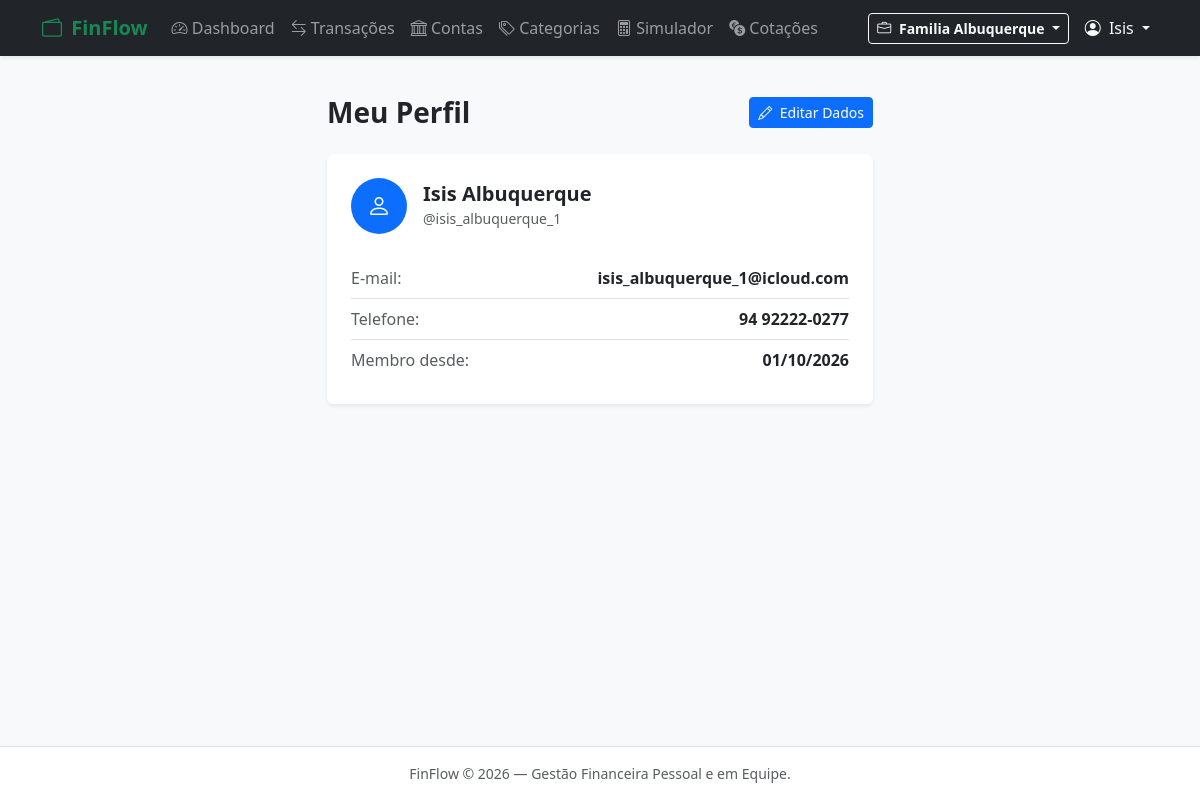
/usuarios/perfil/ (signed in), run on the app's committed database.
### users/models.py (models this page shows, shortened)
class Workspace (models.Model):
    name = models.CharField(max_length=100)
    holder = models.ForeignKey(Profile, on_delete=models.CASCADE, related_name='workspaces')
    created_at = models.DateTimeField(auto_now_add=True)
    class Meta:
        verbose_name = "Espaço de trabalho"
        verbose_name_plural = "Espaços de trabalho"
        ordering = ["name"]

class Profile(models.Model):
    id = models.UUIDField(primary_key=True, default=uuid.uuid4, editable=False)
    user = models.OneToOneField(User, on_delete=models.CASCADE)
    telephone = models.CharField(max_length=30, blank=True)
    class Meta:
        verbose_name = "Pefil"
        verbose_name_plural = "Perfis"
        ordering = ["user__first_name"]

### users/views.py (the view)
# urls.py: path('perfil/', views.ProfileDetailView.as_view(), name='profile'),
class ProfileDetailView(LoginRequiredMixin, DetailView):
    model = Profile
    template_name = "users/profile.html"
    context_object_name = "profile"
    def get_object(self):
        profile, _ = Profile.objects.get_or_create(user=self.request.user)
        return profile

### users/context_processors.py (called while the page is built)
def active_workspace_processor(request):
    if not request.user.is_authenticated or not hasattr(request.user, 'profile'):
        return {
            'active_workspace': None,
            'user_workspaces': [],
        }
    active_ws = get_active_workspace(request)
    memberships = WorkspaceMember.objects.filter(
        profile=request.user.profile
    ).select_related('workspace')
    user_workspaces = [member.workspace for member in memberships]
    return {
        'active_workspace': active_ws,
        'user_workspaces': user_workspaces,
    }

### users/utils.py (called while the page is built, shortened)
def get_active_workspace(request):
    if not request.user.is_authenticated:
        return None
    profile = getattr(request.user, 'profile', None)
    if not profile:
        return None
    workspace_id = request.session.get('active_workspace_id')
    if workspace_id:
        workspace = Workspace.objects.filter(
            id=workspace_id,
            members__profile=profile
        ).first()
        if workspace:
            return workspace

### templates/users/profile.html (shortened to what this page needs)
{% extends "base.html" %}
{% block content %}
<div class="row justify-content-center">
  <div class="col-12 col-md-8 col-lg-6">
    <div class="d-flex justify-content-between align-items-center mb-4">
      <h1 class="h3 fw-bold mb-0">Meu Perfil</h1>
      <a href="{% url 'users:profile_edit' %}" class="btn btn-primary btn-sm">
        <i class="bi bi-pencil me-1"></i> Editar Dados
      </a>
    </div>
    <div class="card shadow-sm border-0">
      <div class="card-body p-4">
        <div class="d-flex align-items-center mb-4">
          <div class="bg-primary text-white rounded-circle d-flex align-items-center justify-content-center me-3" style="width: 56px; height: 56px; font-size: 1.5rem;">
            <i class="bi bi-person"></i>
          </div>
          <div>
            <h5 class="fw-bold mb-0">{{ profile.user.get_full_name|default:profile.user.username }}</h5>
            <span class="text-muted small">@{{ profile.user.username }}</span>
          </div>
        </div>
        <ul class="list-group list-group-flush">
          <li class="list-group-item d-flex justify-content-between px-0">
            <span class="text-muted">E-mail:</span>
            <span class="fw-semibold">{{ profile.user.email|default:"Não informado" }}</span>
          </li>
          <li class="list-group-item d-flex justify-content-between px-0">
            <span class="text-muted">Telefone:</span>
            <span class="fw-semibold">{{ profile.telephone|default:"Não informado" }}</span>
          </li>
          <li class="list-group-item d-flex justify-content-between px-0">
            <span class="text-muted">Membro desde:</span>
            <span class="fw-semibold">{{ profile.user.date_joined|date:"d/m/Y" }}</span>
          </li>
        </ul>
      </div>
    </div>
  </div>
</div>
{% endblock %}

### templates/base.html (shortened to what this page needs)
<!doctype html>
<html lang="pt-br">
  <head>
    <link
      href="https://cdn.jsdelivr.net/npm/bootstrap@5.3.3/dist/css/bootstrap.min.css"
      rel="stylesheet"
    />
    <link
      href="https://cdn.jsdelivr.net/npm/bootstrap-icons@1.11.3/font/bootstrap-icons.min.css"
      rel="stylesheet"
    />
  </head>
  <body class="bg-light d-flex flex-column min-vh-100">
    <nav class="navbar navbar-expand-lg navbar-dark bg-dark shadow-sm">
      <div class="container">
        <a
          class="navbar-brand fw-bold text-success"
          href="{% if user.is_authenticated %}{% url 'finances:dashboard' %}{% else %}/{% endif %}"
        >
          <i class="bi bi-wallet2 me-1"></i> FinFlow
        </a>
        <div class="collapse navbar-collapse" id="navbarNav">
          <ul class="navbar-nav me-auto">
            {% if user.is_authenticated %}
            <li class="nav-item">
              <a class="nav-link" href="{% url 'finances:dashboard' %}"
                ><i class="bi bi-speedometer2"></i> Dashboard</a
              >
            </li>
            <li class="nav-item">
              <a class="nav-link" href="{% url 'finances:transaction_list' %}"
                ><i class="bi bi-arrow-left-right"></i> Transações</a
              >
            </li>
            <li class="nav-item">
              <a class="nav-link" href="{% url 'finances:account_list' %}"
                ><i class="bi bi-bank"></i> Contas</a
              >
            </li>
            <li class="nav-item">
              <a class="nav-link" href="{% url 'finances:category_list' %}"
                ><i class="bi bi-tags"></i> Categorias</a
              >
            </li>
            <li class="nav-item">
              <a class="nav-link" href="{% url 'finances:simulator' %}"
                ><i class="bi bi-calculator"></i> Simulador</a
              >
            </li>
            <li class="nav-item">
              <a class="nav-link" href="{% url 'finances:currency_quotes' %}"
                ><i class="bi bi-currency-exchange"></i> Cotações</a
              >
            </li>
            {% endif %}
          </ul>
          <ul class="navbar-nav ms-auto align-items-center">
            {% if user.is_authenticated %}
            <li class="nav-item dropdown me-2">
              <a
                class="btn btn-outline-light btn-sm dropdown-toggle"
                href="#"
                role="button"
                data-bs-toggle="dropdown"
              >
                <i class="bi bi-briefcase me-1"></i>
                <span class="fw-semibold"
                  >{{ active_workspace.name|default:"Sem Espaço" }}</span
                >
              </a>
            </li>
            <li class="nav-item dropdown">
              <a
                class="nav-link dropdown-toggle text-light"
                href="#"
                role="button"
                data-bs-toggle="dropdown"
              >
                <i class="bi bi-person-circle me-1"></i> {{user.first_name|default:user.username }}
              </a>
            </li>
            {% endif %}
          </ul>
        </div>
      </div>
    </nav>
    <main class="container py-4 flex-grow-1">
      {% block content %} {% endblock %}
    </main>
    <footer
      class="bg-white border-top py-3 text-center text-muted small mt-auto"
    >
      <div class="container">
        FinFlow &copy; {% now "Y" %} — Gestão Financeira Pessoal e em Equipe.
      </div>
    </footer>
  </body>
</html>

### data on the page
Workspace: name "Familia Albuquerque"
Profile: user.get_full_name "Isis Albuquerque", user.username "isis_albuquerque_1", user.email "isis_albuquerque_1@icloud.com", telephone "94 92222-0277", user.date_joined "01/10/2026"

### other printed values
{{ user.first_name|default:user.username }} "Isis"
